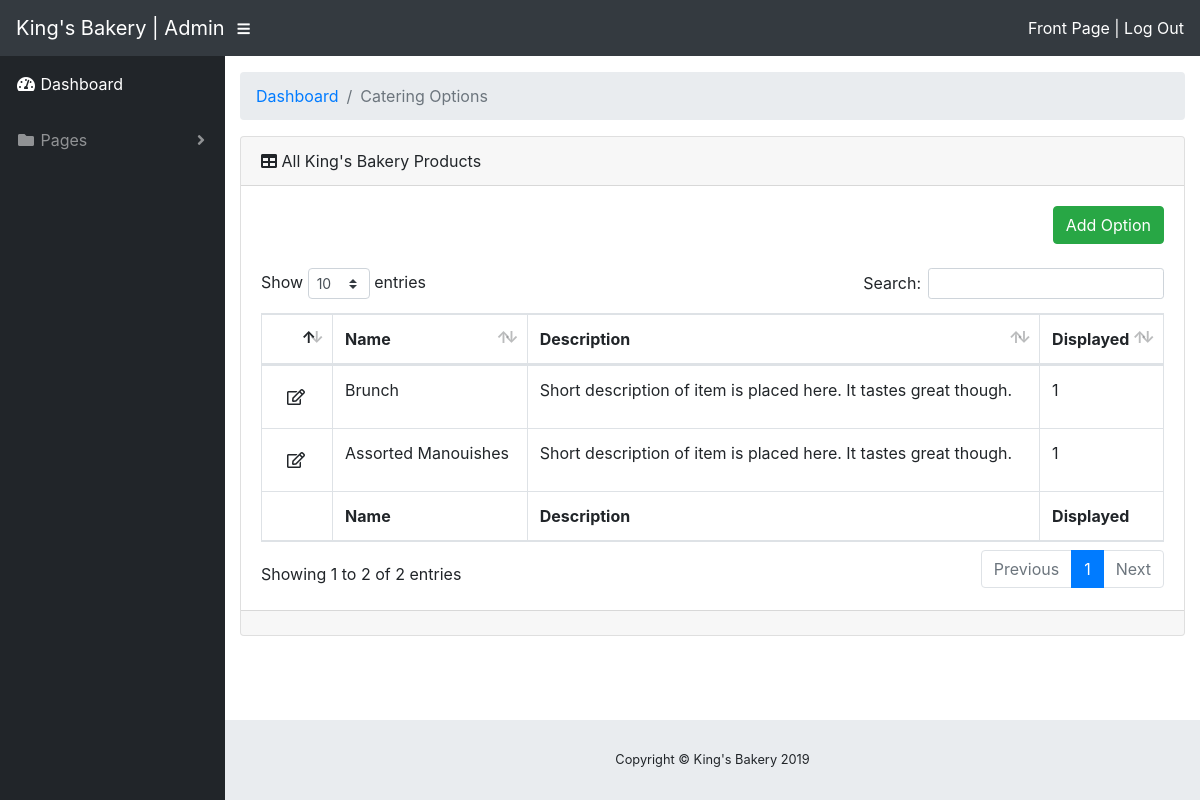
Screenshot of /admin/catering.php (signed in) with the database file from the repository.
### tables this page shows
CREATE TABLE `catering` (
  `id` int(11) NOT NULL,
  `name` varchar(128) NOT NULL,
  `description` varchar(255) NOT NULL,
  `image` varchar(255) DEFAULT NULL,
  `isFeatured` tinyint(1) NOT NULL DEFAULT 1
);

### admin/catering.php (the view, shortened to what this page needs)
<?php
function getRecords($conn){
  	$sql = "SELECT * FROM catering";
	$result = $conn->query($sql);
	if ($result->num_rows > 0) {
		while($row = $result->fetch_assoc()) { ?>
			  <tr>
        <td><a href="products.php?edit=1&id=<?=$row['id']?>&page=catering" class="btn btn-default"><i class="far fa-edit"></a></td>
        <td><?=$row['name'];?></td>
        <td><?=$row['description'];?></td>
        <td><?=$row['isFeatured'];?></td>
      </tr>
      <?php  } } } ?>
<?php include('includes/header.php'); ?>
    <div id="content-wrapper">
      <div class="container-fluid">
        <ol class="breadcrumb">
          <li class="breadcrumb-item">
            <a href="index.php">Dashboard</a>
          </li>
          <li class="breadcrumb-item active">Catering Options</li>
        </ol>
        <div class="card mb-3">
          <div class="card-header">
            <i class="fas fa-table"></i>
            All King's Bakery Products</div>
          <div class="card-body">
            <div class="table-responsive">
              <table class="table table-bordered" id="dataTable" width="100%" cellspacing="0">
              <a class="btn btn-success float-right" id="add-product-btn" href="products.php?add=1&page=catering">Add Option</a>
              <div class="clearfix"></div><br>
                <thead>
                  <tr>
                    <th></th>
                    <th>Name</th>
                    <th>Description</th>
                    <th>Displayed</th>
                  </tr>
                </thead>
                <tfoot>
                  <tr>
                    <th></th>
                    <th>Name</th>
                    <th>Description</th>
                    <th>Displayed</th>
                  </tr>
                </tfoot>
                <tbody>
                  <?php getRecords($conn);?>
                </tbody>
              </table>
            </div>
          </div>
          <div class="card-footer small text-muted"></div>
        </div>
      </div>
<?php include('includes/footer.php'); ?>

### rows the page displays
catering: name "Brunch", description "Short description of item is placed here. It tastes great though.", isFeatured "1"
catering: name "Assorted Manouishes", description "Short description of item is placed here. It tastes great though.", isFeatured "1"
